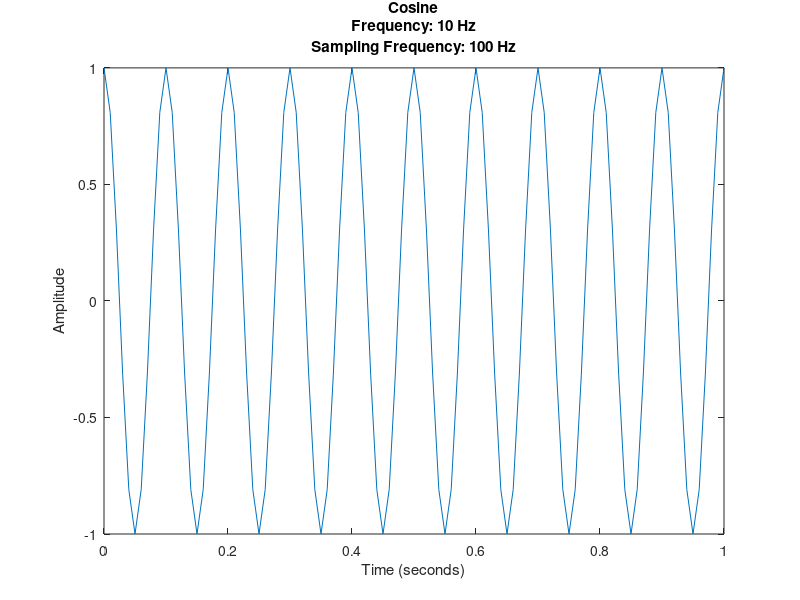
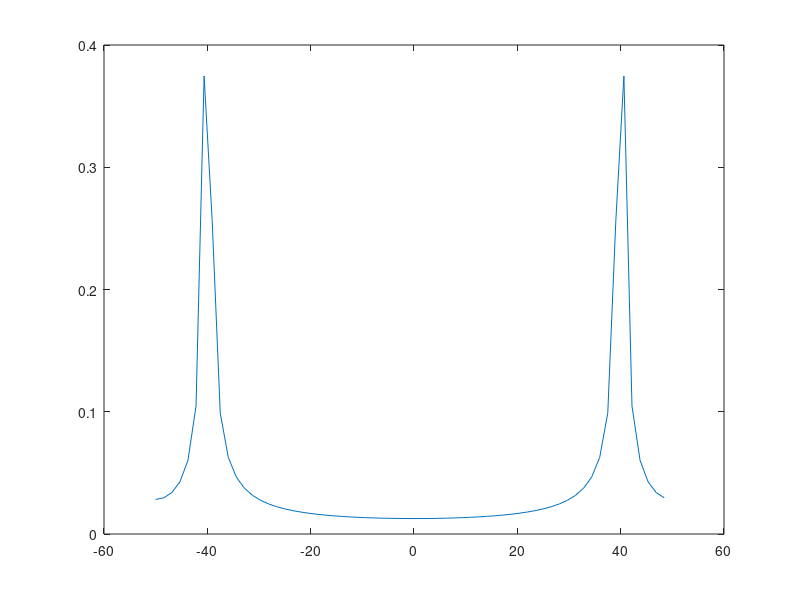

These figures' MATLAB source, in order:
%% Lab 2.1.1

%%
% 1. How many hits did 'hbb' get?
% My url was: https://www.ncbi.nlm.nih.gov/gene/?term=hbb
% My query came with a total of 1561 results

%%
% 2. Click nucleotide link. To the right (in Top Organisms box):
% My suggestions were:
% Homo sapiens (89)
% Mus musculus (36)
% Bos taurus (19)
% Rattus norvegicus (10)
% Pan troglodytes (7)
% All other taxa (1400)

%%
% 3. hbb AND human[orgn]. The amount of hits: 89

%%
% 4. Explore the HBB hemoglobin  subunit beta record
% http://www.ncbi.nlm.nih.gov/gene/3043

%%
% 5. hbb, human, and RefSeqGene query
% https://www.ncbi.nlm.nih.gov/nuccore/28380636

%% 
% 6. We aim to obtain whole region and do analysis of 81,706 bp of linear DNA

%% Lab 2.1.2

%%
% 1. Generate one second of a cosine with
ws = 10; % Hz
Fs = 100; % Hz
% Assign signal to x and have tt as time axis
t = 0:1/Fs:1;
x = cos(2*pi*ws*t); % Create a cosine wave with frequency 10Hz, sampled at 100 Hz
tt = linspace(0,1000) % From 0 to 1000 seconds
figure(1);
plot(t,x) % Plot the cosine wave
title({'Cosine', 'Frequency: 10 Hz', 'Sampling Frequency: 100 Hz'})
xlabel('Time (seconds)')
ylabel('Amplitude')
%%
% 2. Take FFT, 64 points (1-65)
fft_out = fft(x(1:64)); % Take fft of signal and then shift zero-frequency to center of spectrum


%%
% 3. Plot magnitude of 64-point FFT at range of 0 to 63
figure(2);
plot((0:63), abs(fft_out)/length(fft_out))

%%
% From the magnitude plot, we can see that the x axis does
% not reflect the signal itself well. The two large peaks should
% represent the 10 Hz frequency of the signal, and ideally
% this fft should be centered at 0

%%
dF = Fs/64; % Setup x axis steps (0 to 63)
freq = -Fs/2:dF:Fs/2-dF;
figure(2);
plot(freq, abs(fft_out)/64) % Plot fft of the signal

%%
% From the plot, we can see that the frequency
fft_out = fftshift(fft(x(1:64)));